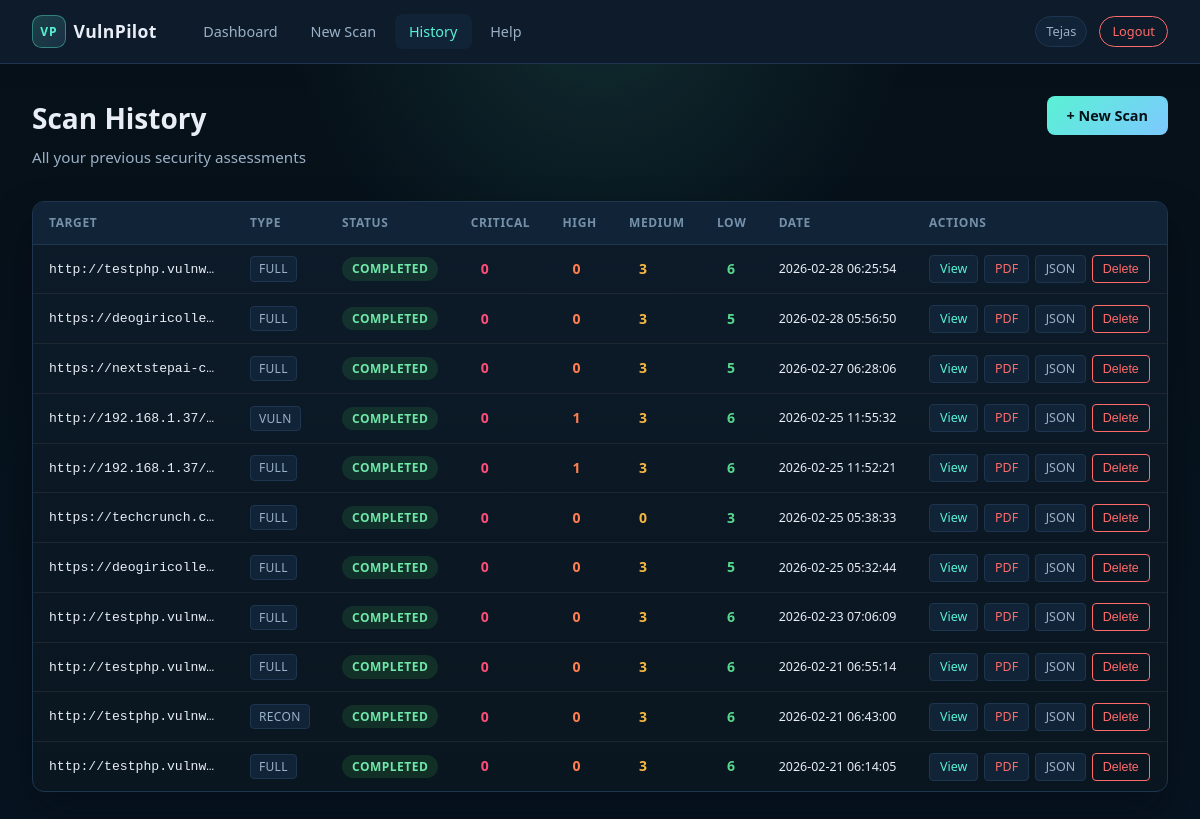
Screenshot of /history (signed in) with the database file from the repository.
### tables this page shows
CREATE TABLE scans (
                id TEXT PRIMARY KEY,
                user_id INTEGER NOT NULL,
                target TEXT NOT NULL,
                scan_type TEXT DEFAULT 'full',
                status TEXT DEFAULT 'running',
                results TEXT,
                critical_count INTEGER DEFAULT 0,
                high_count INTEGER DEFAULT 0,
                medium_count INTEGER DEFAULT 0,
                low_count INTEGER DEFAULT 0,
                created_at TIMESTAMP DEFAULT CURRENT_TIMESTAMP,
                updated_at TIMESTAMP DEFAULT CURRENT_TIMESTAMP,
                FOREIGN KEY (user_id) REFERENCES users(id)
            );

### app.py (the view)
@app.route('/history')
def history():
    if 'user_id' not in session:
        return redirect(url_for('login'))
    scans = db.get_scans_by_user(session['user_id'])
    return render_template('history.html', scans=scans)

### modules/database.py (called while the page is built)
    def get_conn(self):
        conn = sqlite3.connect(self.db_path)
        conn.row_factory = sqlite3.Row
        return conn

    def get_scans_by_user(self, user_id):
        conn = self.get_conn()
        scans = conn.execute('''
            SELECT * FROM scans WHERE user_id = ? ORDER BY created_at DESC
        ''', (user_id,)).fetchall()
        conn.close()
        return [dict(s) for s in scans]

### templates/history.html (shortened to what this page needs)
{% extends "base.html" %}
{% block extra_css %}
<link rel="stylesheet" href="{{ url_for('static', filename='css/dashboard.css') }}">
{% endblock %}
{% block content %}
<div class="page-header">
    <div>
        <h1 class="page-title">Scan History</h1>
        <p class="page-subtitle">All your previous security assessments</p>
    </div>
    <a href="{{ url_for('scan') }}" class="btn-primary">+ New Scan</a>
</div>
{% if scans %}
<div class="panel">
    <table class="data-table history-table">
        <thead>
            <tr>
                <th>Target</th>
                <th>Type</th>
                <th>Status</th>
                <th>Critical</th>
                <th>High</th>
                <th>Medium</th>
                <th>Low</th>
                <th>Date</th>
                <th>Actions</th>
            </tr>
        </thead>
        <tbody>
            {% for scan in scans %}
            <tr>
                <td class="target-cell">{{ scan.target }}</td>
                <td><span class="meta-tag">{{ scan.scan_type }}</span></td>
                <td><span class="badge badge--{{ scan.status }}">{{ scan.status }}</span></td>
                <td><span class="count-cell count-critical">{{ scan.critical_count or 0 }}</span></td>
                <td><span class="count-cell count-high">{{ scan.high_count or 0 }}</span></td>
                <td><span class="count-cell count-medium">{{ scan.medium_count or 0 }}</span></td>
                <td><span class="count-cell count-low">{{ scan.low_count or 0 }}</span></td>
                <td class="date-cell">{{ scan.created_at }}</td>
                <td>
                    <div class="action-cell">
                        {% if scan.status == 'completed' %}
                        <a href="{{ url_for('scan_results', scan_id=scan.id) }}" class="btn-sm">View</a>
                        <a href="{{ url_for('download_pdf', scan_id=scan.id) }}" class="btn-sm btn-sm--danger">PDF</a>
                        <a href="{{ url_for('download_json', scan_id=scan.id) }}" class="btn-sm btn-sm--muted">JSON</a>
                        {% endif %}
                        <button class="btn-sm btn-sm--delete" data-scan-id="{{ scan.id }}">Delete</button>
                    </div>
                </td>
            </tr>
            {% endfor %}
        </tbody>
    </table>
</div>
{% endif %}
{% endblock %}

### static/css/main.css (style rules this page uses)
:root { --bg-primary: #07111a; --bg-secondary: #0d1b2a; --bg-tertiary: #112437; --border: #1e3550; --text-primary: #e8edf6; --text-secondary: #9bb1c7; --text-muted: #7590a9; --accent: #59f2d4; --accent-dark: #2ad1b0; --accent-strong: #7dc8ff; --success: #6ee7a8; --warning: #f7c873; --danger: #ff6b6b; --critical: #ff4d7a; --high: #ff7f50; --medium: #f5b642; --low: #58d68d; --info: #6bb8ff; --radius: 8px; --radius-lg: 12px; --shadow: 0 4px 16px rgba(0,0,0,0.4); --shadow-sm: 0 2px 8px rgba(0,0,0,0.3); --font: 'Segoe UI', system-ui, -apple-system, sans-serif; --font-mono: 'Cascadia Code', 'Fira Code', 'Consolas', monospace; --nav-height: 64px; }
*, *::before, *::after { box-sizing: border-box; margin: 0; padding: 0; }
html { scroll-behavior: smooth; }
body { font-family: var(--font); background: radial-gradient(circle at top, rgba(89, 242, 212, 0.12), transparent 30%), linear-gradient(180deg, #061018 0%, #071421 100%); color: var(--text-primary); min-height: 100vh; line-height: 1.6; }
a { color: var(--accent); text-decoration: none; }
.page-header { display: flex; align-items: flex-start; justify-content: space-between; margin-bottom: 2rem; flex-wrap: wrap; gap: 1rem; }
.page-title { font-size: 1.75rem; font-weight: 700; color: var(--text-primary); }
.page-subtitle { color: var(--text-secondary); font-size: 0.95rem; margin-top: 0.25rem; }
.btn-primary { display: inline-flex; align-items: center; gap: 0.5rem; padding: 0.5rem 1.25rem; background: linear-gradient(135deg, var(--accent), var(--accent-strong)); color: #041118; border: none; border-radius: var(--radius); font-size: 0.9rem; font-weight: 600; cursor: pointer; transition: background 0.15s, transform 0.1s; text-decoration: none; }
.btn-sm { display: inline-block; padding: 3px 10px; font-size: 0.78rem; border-radius: 4px; background: var(--bg-tertiary); color: var(--accent); border: 1px solid var(--border); cursor: pointer; text-decoration: none; transition: background 0.15s; }
.btn-sm--danger { color: var(--danger); }
.btn-sm--muted { color: var(--text-secondary); }
.btn-sm--delete { color: var(--danger); border-color: var(--danger); background: transparent; }
.panel { background: linear-gradient(180deg, rgba(13,27,42,0.98), rgba(10,22,31,0.98)); border: 1px solid var(--border); border-radius: var(--radius-lg); overflow: hidden; margin-bottom: 1.5rem; box-shadow: 0 20px 40px rgba(1, 6, 12, 0.35); }
.badge { display: inline-block; padding: 2px 10px; border-radius: 20px; font-size: 0.75rem; font-weight: 600; text-transform: uppercase; letter-spacing: 0.04em; }
.badge--completed { background: rgba(63,185,80,0.15); color: var(--success); }
.data-table { width: 100%; border-collapse: collapse; font-size: 0.875rem; }
.data-table th { padding: 0.7rem 1rem; text-align: left; font-size: 0.75rem; font-weight: 600; color: var(--text-muted); text-transform: uppercase; letter-spacing: 0.05em; background: var(--bg-tertiary); border-bottom: 1px solid var(--border); }
.data-table td { padding: 0.65rem 1rem; border-bottom: 1px solid rgba(48,54,61,0.5); color: var(--text-primary); vertical-align: middle; }
.data-table tr:last-child td { border-bottom: none; }

### static/css/dashboard.css (style rules this page uses)
.history-table { padding: 0; }
.target-cell { font-family: var(--font-mono); font-size: 0.82rem; max-width: 200px; overflow: hidden; text-overflow: ellipsis; white-space: nowrap; }
.date-cell { font-size: 0.78rem; color: var(--text-muted); white-space: nowrap; }
.count-cell { display: inline-block; min-width: 28px; text-align: center; font-weight: 700; font-size: 0.875rem; }
.count-critical { color: var(--critical); }
.count-high { color: var(--high); }
.count-medium { color: var(--medium); }
.count-low { color: var(--low); }
.action-cell { display: flex; gap: 0.35rem; flex-wrap: wrap; }
.meta-tag { display: inline-block; padding: 2px 8px; background: var(--bg-tertiary); border: 1px solid var(--border); border-radius: 4px; font-size: 0.75rem; color: var(--text-secondary); text-transform: uppercase; letter-spacing: 0.03em; }

### rows the page displays
scans: target "http://testphp.vulnw…", scan_type "FULL", status "COMPLETED", critical_count "0", high_count "0", medium_count "3", low_count "6", created_at "2026-02-28 06:25:54"
scans: target "https://deogiricolle…", scan_type "FULL", status "COMPLETED", critical_count "0", high_count "0", medium_count "3", low_count "5", created_at "2026-02-28 05:56:50"
scans: target "https://nextstepai-c…", scan_type "FULL", status "COMPLETED", critical_count "0", high_count "0", medium_count "3", low_count "5", created_at "2026-02-27 06:28:06"
scans: target "http://192.168.1.37/…", scan_type "VULN", status "COMPLETED", critical_count "0", high_count "1", medium_count "3", low_count "6", created_at "2026-02-25 11:55:32"
scans: target "http://192.168.1.37/…", scan_type "FULL", status "COMPLETED", critical_count "0", high_count "1", medium_count "3", low_count "6", created_at "2026-02-25 11:52:21"
scans: target "https://techcrunch.c…", scan_type "FULL", status "COMPLETED", critical_count "0", high_count "0", medium_count "0", low_count "3", created_at "2026-02-25 05:38:33"
scans: target "https://deogiricolle…", scan_type "FULL", status "COMPLETED", critical_count "0", high_count "0", medium_count "3", low_count "5", created_at "2026-02-25 05:32:44"
scans: target "http://testphp.vulnw…", scan_type "FULL", status "COMPLETED", critical_count "0", high_count "0", medium_count "3", low_count "6", created_at "2026-02-23 07:06:09"
scans: target "http://testphp.vulnw…", scan_type "FULL", status "COMPLETED", critical_count "0", high_count "0", medium_count "3", low_count "6", created_at "2026-02-21 06:55:14"
scans: target "http://testphp.vulnw…", scan_type "RECON", status "COMPLETED", critical_count "0", high_count "0", medium_count "3", low_count "6", created_at "2026-02-21 06:43:00"
scans: target "http://testphp.vulnw…", scan_type "FULL", status "COMPLETED", critical_count "0", high_count "0", medium_count "3", low_count "6", created_at "2026-02-21 06:14:05"

### other values shown
{{ session.username }} "Tejas"
